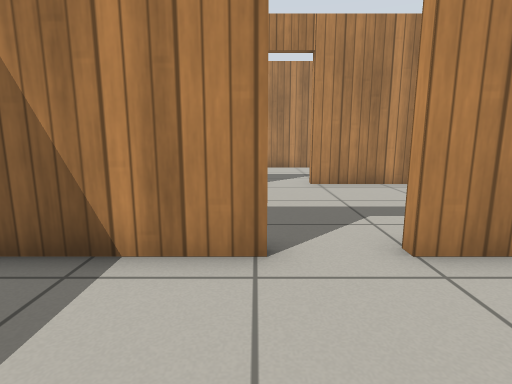
view 1 (above)

20 first-person views from a walk through a robot-simulator world made for Gazebo. The camera is 0.72 m above the floor, tilts 10° down and sees 80° across. The floor is counted in squares, 0.5 m on a side. Each view is taken from the middle of a square. On the plan, view 1 faces up. The plan holds only what a view shows up to about 14 squares ahead; the rest is blank. The place goes on beyond the plan. Simple patterns stand in for the simulator's built-in surfaces.

view 2
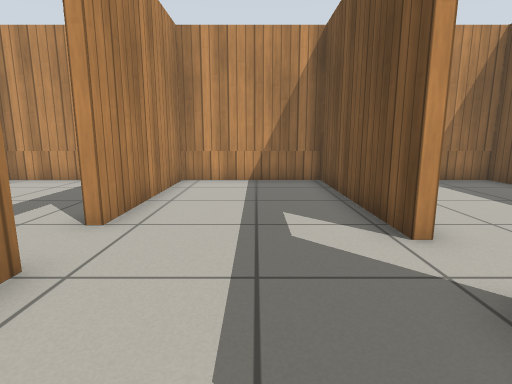

view 3
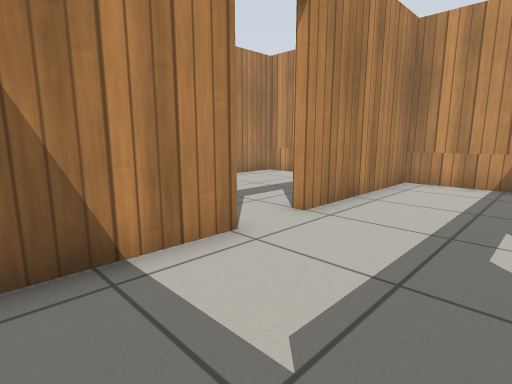

view 4
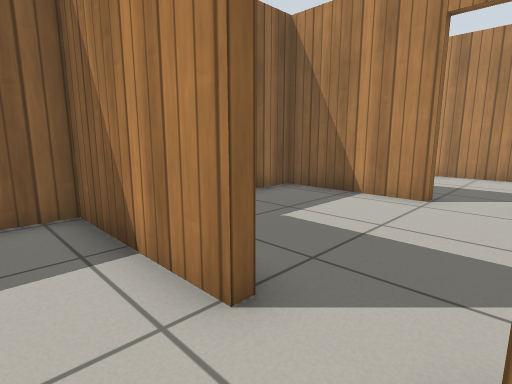

view 5
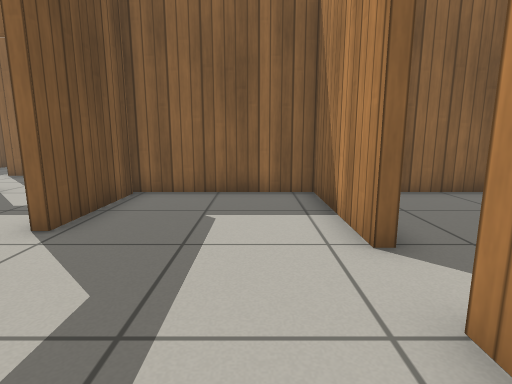

view 6
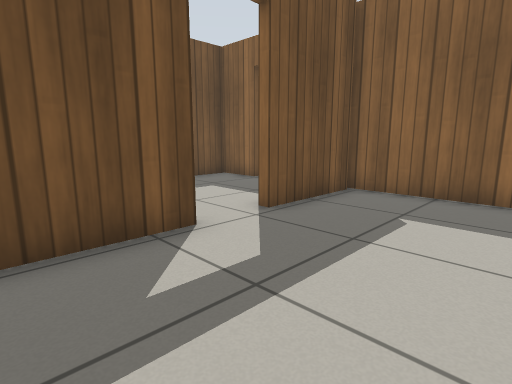

view 7
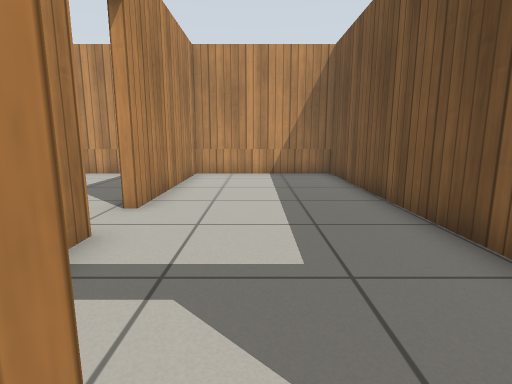

view 8
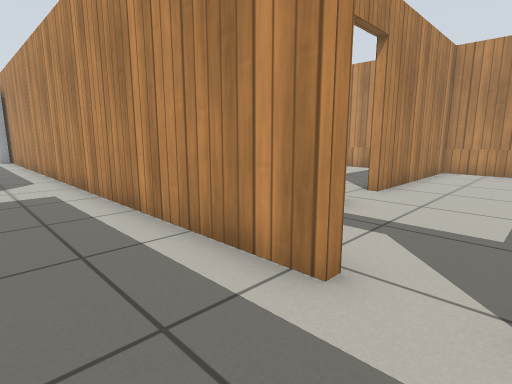

view 9
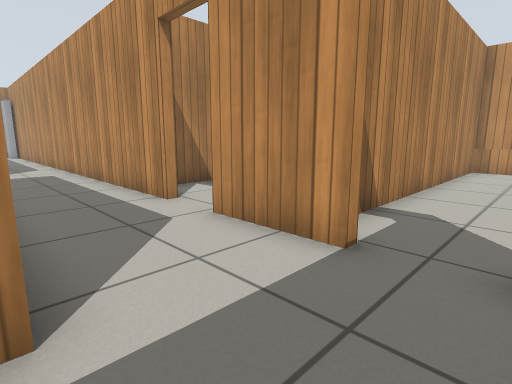

view 10
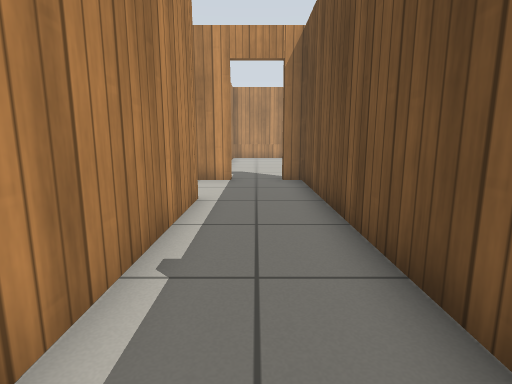

view 11
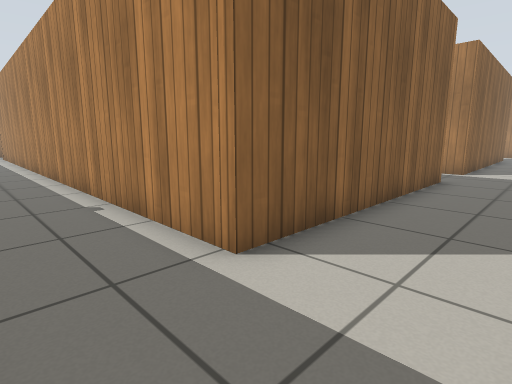

view 12
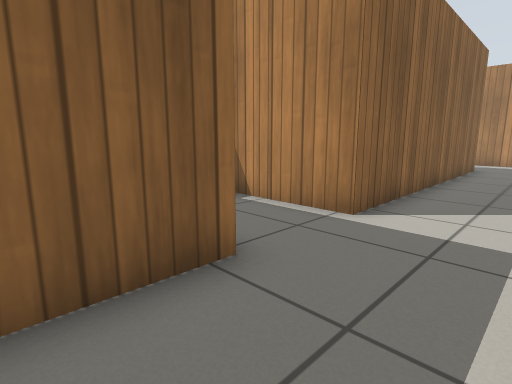

view 13
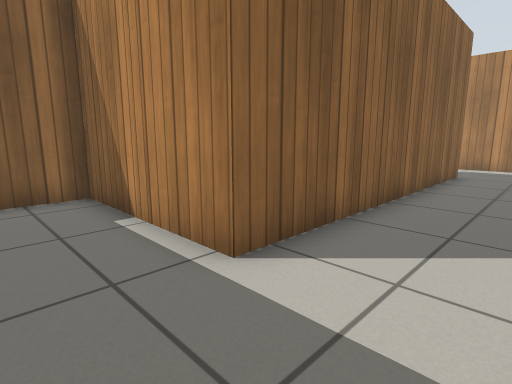

view 14
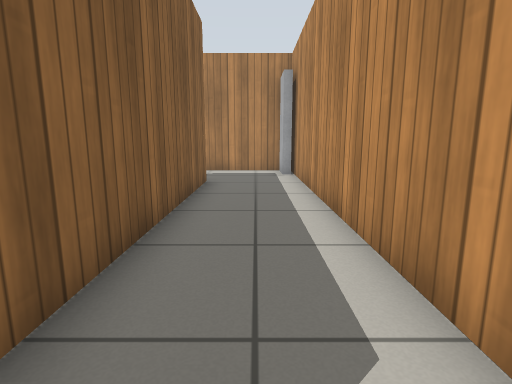

view 15
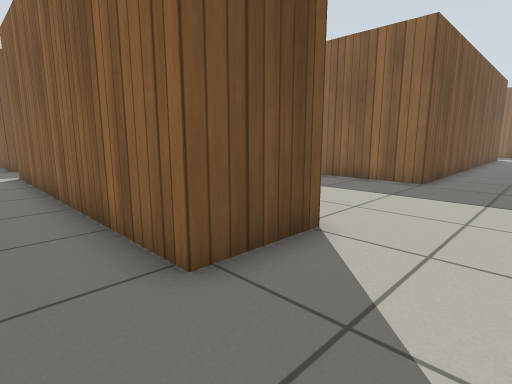

view 16
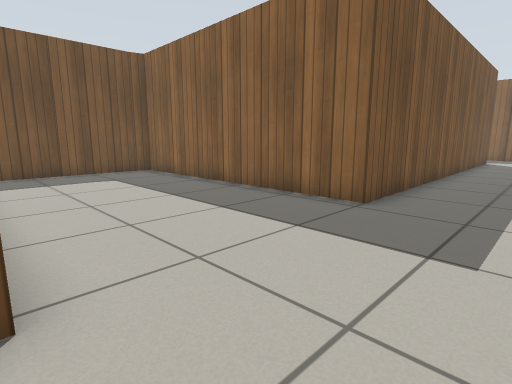

view 17
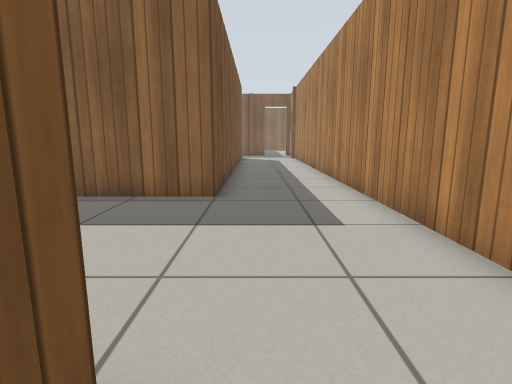

view 18
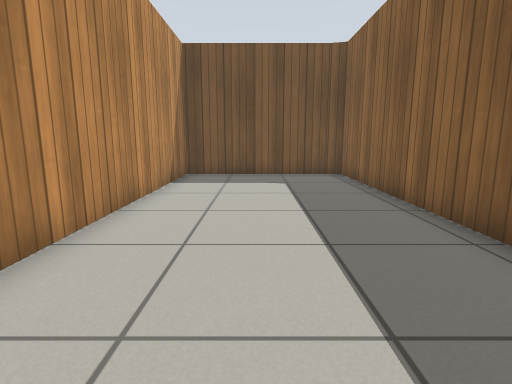

view 19
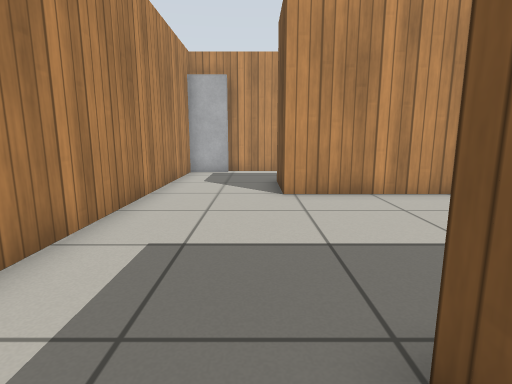

view 20
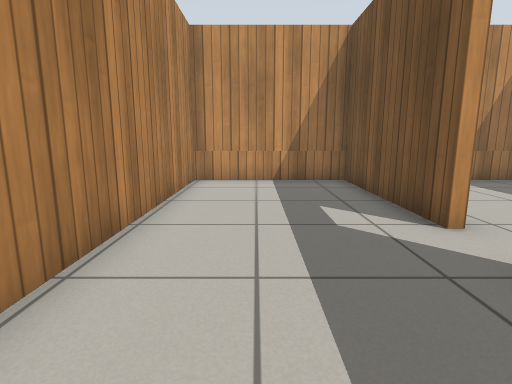

### Floor plan
Points are (right, up) in squares from view 1. A wall is a line through its corners. A room is listed if a view was taken in it or the views show most of it. See-through windows are left out.
Room 1 (views 1, 2, 3, 4, 5, 6)
walls: (0.2, 3.6) (-4.2, 3.6) (-4.2, -1.2) (-0.6, -1.2); (1.2, -1.2) (7.5, -1.2) (7.5, 3.6) (1.9, 3.6)
ways out: open door at (1.5, 4) to room 4; open door at (0.5, -1) to room 5
Room 2 (views 7, 8, 9, 10, 11, 12, 13, 14, 15, 16, 17, 18, 19)
walls: (-15.9, 4.6) (-10.2, 4.6) (-10.2, 15.3) (-7.7, 15.3) (-7.7, 4.3) (-12.9, 4.3) (-12.9, 2.5); (-7.7, 1.5) (-7.7, -7.6) (-22.5, -7.5); (-4.4, -3.5) (-4.4, 18.5); (-4.9, 18.8) (-22.5, 18.8); (-22.5, 15) (-16.4, 15) (-16.4, 4.8) (-15.8, 4.6); (-4.4, -8.2) (-4.4, -5.2); (-13.4, -10.6) (-4.4, -10.6) (-4.4, -9.9)
ways out: open door at (-4, -4.5) to room 5; open door at (-4, -9.5)
objects: door leaf (-5, 17) to (-5, 18)
Room 3 (view 20)
walls: (1.7, 9.9) (7.5, 9.9) (7.5, 15.1) (-1.5, 15.1)
ways out: open door at (0.5, 10) to room 4
Room 4 (no view inside)
walls: (0, 9.6) (-4.2, 9.6) (-4.2, 5.9); (7.5, 4.1) (7.5, 9.6) (1.7, 9.6)
ways out: open door at (1.5, 4) to room 1; open door at (0.5, 10) to room 3
Room 5 (no view inside)
walls: (-0.6, -1.5) (-3.1, -1.5); (-4.2, -5.2) (-4.2, -7.1) (7.5, -7.1) (7.5, -1.5) (1.2, -1.5)
ways out: open door at (0.5, -1) to room 1; open door at (-4, -4.5) to room 2

Positions as (right, up) in squares from view 1, and headings:
1: (0, 0), facing up
2: (-3, 1), facing right
3: (-3, 0), facing up-right
4: (2, 2), facing up-left
5: (4, 2), facing left
6: (4, 3), facing down-left
7: (-5, -4), facing right
8: (-7, -5), facing up-right
9: (-8, -10), facing up-right
10: (-15, -9), facing right
11: (-5, -10), facing up-left
12: (-5, -1), facing up-left
13: (-5, 2), facing up-left
14: (-6, 5), facing up
15: (-6, 18), facing down-left
16: (-10, 18), facing down-left
17: (-9, 16), facing left
18: (-13, 17), facing down
19: (-18, 16), facing right
20: (-3, 13), facing right
